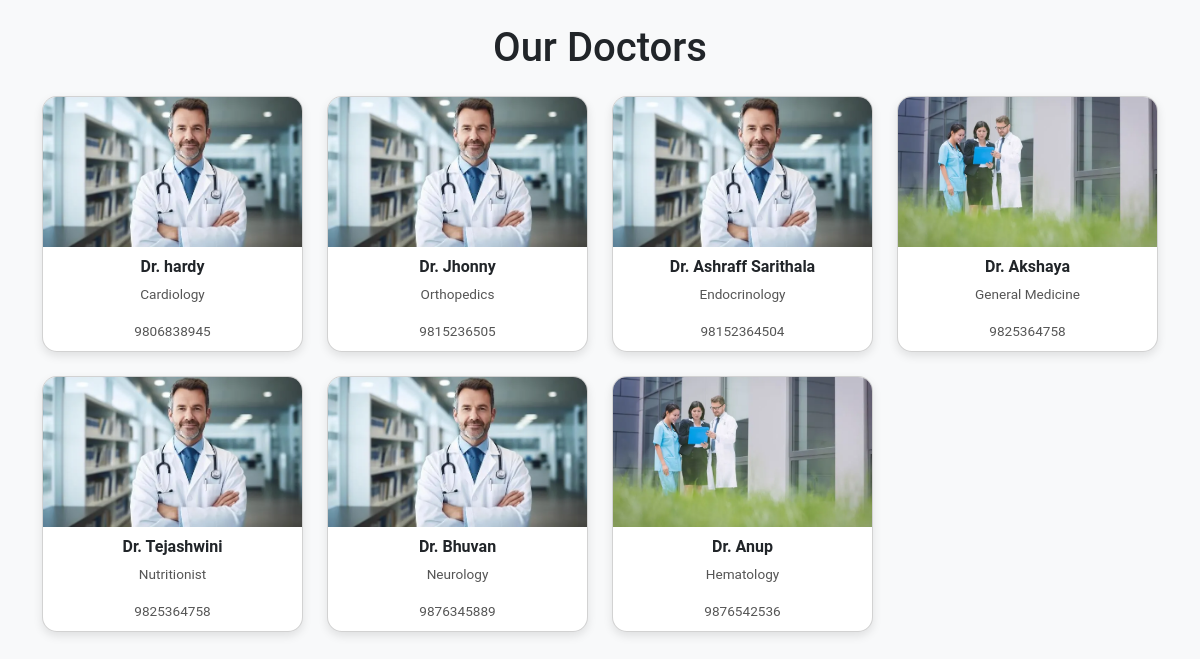
The app's page /doctors/ with its own data.
### doctors/models.py (models this page shows, shortened)
class Doctor(models.Model):
    name = models.CharField(max_length=100)
    department = models.ForeignKey(Department, on_delete=models.CASCADE)
    contact_number = models.CharField(max_length=15)
    image = models.ImageField(upload_to='doctors/', blank=True, null=True)

class Department(models.Model):
    name = models.CharField(max_length=100)

### doctors/views.py (the view)
# urls.py: path('doctors/', view_doctors, name='view_doctors'),
def view_doctors(request):
    doctors = Doctor.objects.all()
    return render(request, 'doctors/view_doctors.html', {'doctors': doctors})

### doctors/templates/doctors/view_doctors.html (shortened to what this page needs)
{% load static %}
<!DOCTYPE html>
<html lang="en">
<head>
    <link href="https://cdn.jsdelivr.net/npm/bootstrap@5.3.0/dist/css/bootstrap.min.css" rel="stylesheet">
</head>
<body>
<div class="container py-4">
    <h1 class="text-center mb-4">Our Doctors</h1>
    <div class="row row-cols-1 row-cols-sm-2 row-cols-md-3 row-cols-lg-4 g-4">
        {% for doctor in doctors %}
        <div class="col">
            <div class="card doctor-card">
                {% if doctor.image %}
                <img src="{{ doctor.image.url }}" class="card-img-top" alt="{{ doctor.name }}">
                {% else %}
                <img src="{% static 'default-doctor.png' %}" class="card-img-top" alt="No image">
                {% endif %}
                <div class="card-body">
                    <h5 class="card-title">{{ doctor.name }}</h5>
                    <p class="card-text">{{ doctor.department.name }}</p>
                    <p class="card-text">{{ doctor.contact_number }}</p>
                </div>
            </div>
        </div>
        {% endfor %}
    </div>
</div>
</body>
</html>

### doctors/templates/doctors/view_doctors.html (style rules this page uses)
body { background-color: #f8f9fa; font-family: 'Roboto', sans-serif; }
.doctor-card { border-radius: 15px; overflow: hidden; box-shadow: 0 4px 10px rgba(0,0,0,0.1); transition: transform 0.2s, box-shadow 0.2s; }
.doctor-card img { height: 150px; object-fit: cover; }
.doctor-card .card-body { text-align: center; padding: 10px 5px; }
.doctor-card .card-title { font-size: 1rem; font-weight: 600; }
.doctor-card .card-text { font-size: 0.85rem; color: #555; }

### records on screen
Doctor: image (picture), name "Dr. hardy", department.name "Cardiology", contact_number "9806838945"
Doctor: image (picture), name "Dr. Jhonny", department.name "Orthopedics", contact_number "9815236505"
Doctor: image (picture), name "Dr. Ashraff Sarithala", department.name "Endocrinology", contact_number "98152364504"
Doctor: image (picture), name "Dr. Akshaya", department.name "General Medicine", contact_number "9825364758"
Doctor: image (picture), name "Dr. Tejashwini", department.name "Nutritionist", contact_number "9825364758"
Doctor: image (picture), name "Dr. Bhuvan", department.name "Neurology", contact_number "9876345889"
Doctor: image (picture), name "Dr. Anup", department.name "Hematology", contact_number "9876542536"
